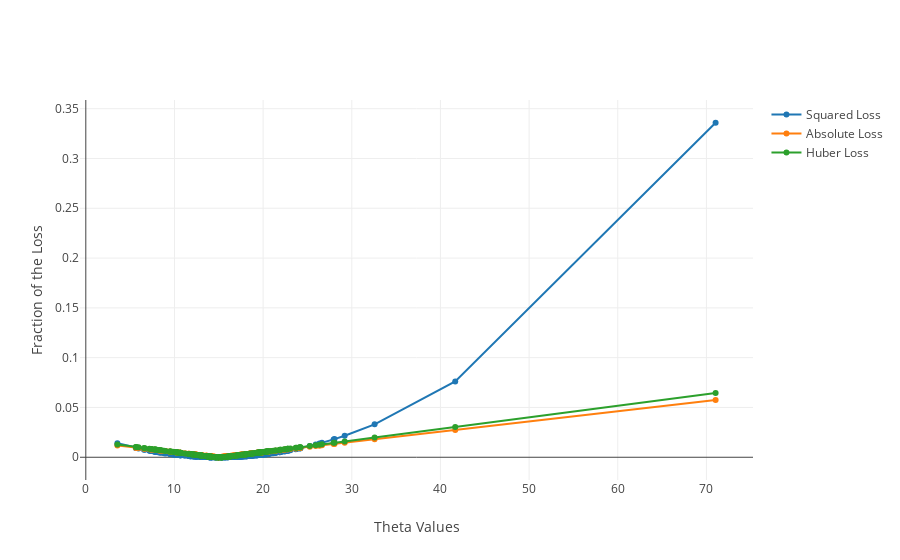

The notebook cell this image was saved under:
### Code cell
yobs = np.sort(data['pcttip'])
theta_est = 15.0

lines = [ # Plot the Loss functions
    go.Scatter(x = yobs, y = squared_loss(yobs, theta_est) / np.sum(squared_loss(yobs, theta_est)) , 
               name='Squared Loss', mode='lines+markers'),
    go.Scatter(x = yobs, y = abs_loss(yobs, theta_est) / np.sum(abs_loss(yobs, theta_est)) , 
               name='Absolute Loss', mode='lines+markers'),
    go.Scatter(x = yobs, y = huber_loss(yobs, theta_est) / np.sum(huber_loss(yobs, theta_est)) , 
               name='Huber Loss', mode='lines+markers')
] 

# Assemble the plot
py.iplot(go.Figure(data = lines, 
                   layout=dict(xaxis=dict(title="Theta Values"),
                               yaxis=dict(title="Fraction of the Loss"))))

### Figure 1 — Plotly figure (JSON) as saved in the notebook; plotly's stock layout.template omitted (floating-point values rounded to 4 significant figures; data arrays with more than 128 entries replaced by an {"elided": "..."} marker saying what was removed)
{"data": [{"mode": "lines+markers", "name": "Squared Loss", "type": "scatter", "x": {"elided": "244 float values"}, "y": {"elided": "244 float values"}}, {"mode": "lines+markers", "name": "Absolute Loss", "type": "scatter", "x": {"elided": "244 float values"}, "y": {"elided": "244 float values"}}, {"mode": "lines+markers", "name": "Huber Loss", "type": "scatter", "x": {"elided": "244 float values"}, "y": {"elided": "244 float values"}}], "layout": {"xaxis": {"title": "Theta Values"}, "yaxis": {"title": "Fraction of the Loss"}}}
